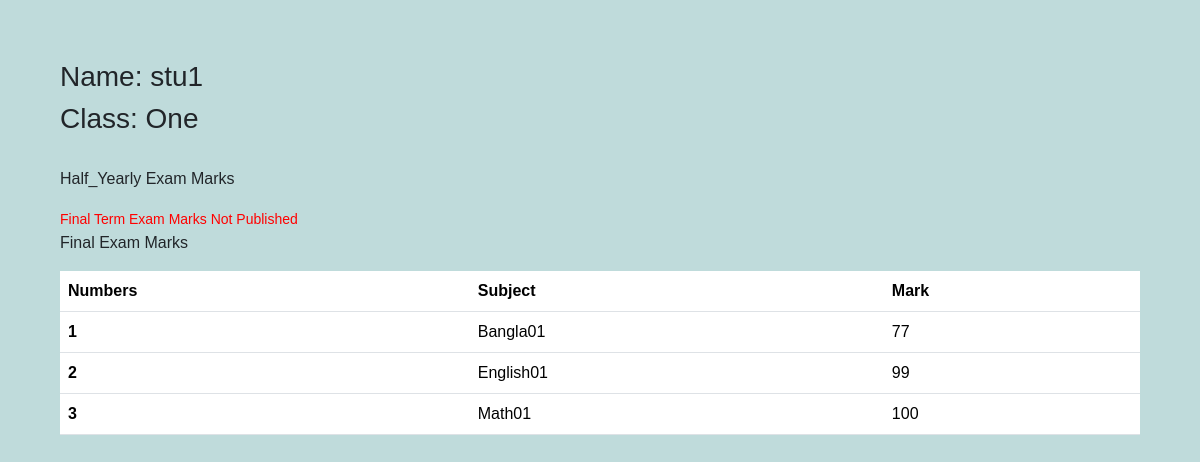
Page /viewresult/1 on the earlier database version.
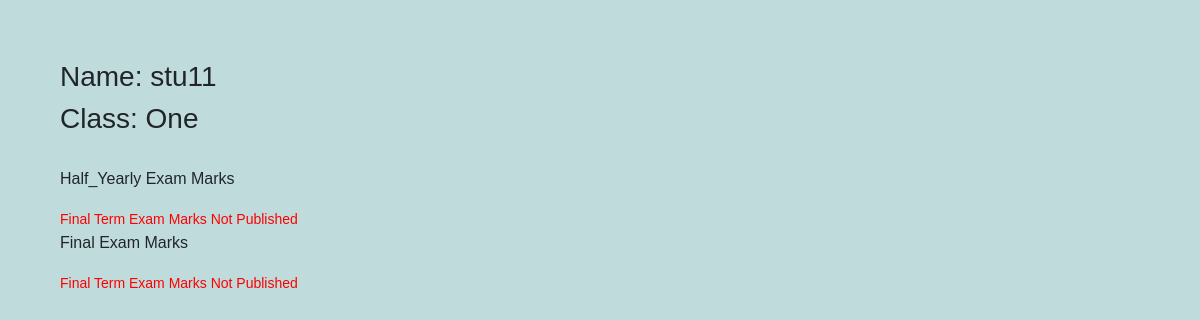
Same page on the later database version.
### student/models.py (models this page shows, shortened)
class Student(models.Model):
    user = models.OneToOneField(CustomUser,on_delete=models.CASCADE)
    name = models.CharField(max_length=255)
    which_class = models.ForeignKey(Class,on_delete=models.CASCADE,blank=True)

class Mark(models.Model):
    term = models.ForeignKey(ExamType,on_delete=models.CASCADE)
    student = models.ForeignKey(Student,on_delete=models.CASCADE)
    subject =models.ForeignKey(Subject,on_delete=models.CASCADE)
    mark = models.PositiveSmallIntegerField()

### academic/models.py (models this page shows)
class Class(PreModel):
    class_name = models.CharField(max_length=255)
    class_code = models.CharField(max_length=255)
    def __str__(self) -> str:
        return self.class_name

class Subject(PreModel):
    which_class = models.ForeignKey(Class,on_delete=models.CASCADE,related_name='which_class')
    subject_name = models.CharField(max_length=255)
    subject_teacher = models.ForeignKey(Teacher,on_delete=models.SET_NULL,null=True,blank=True)
    def __str__(self) -> str:
        return f'{self.subject_name}'

### student/views.py (the view)
# urls.py: path('viewresult/<int:student_id>',view_result,name='view_result'),
def view_result(request,student_id):
    student = Student.objects.get(id=student_id)
    half_Yearly_exam_marks = Mark.objects.filter(student__id=student_id,term__id=1)
    final_exam_marks = Mark.objects.filter(student__id=student_id,term__id=2)
    half_Yearly_exam_marks=None
    context = {
        'half_Yearly_exam_marks':half_Yearly_exam_marks,
        'student':student,
        'final_exam_marks':final_exam_marks
    }
    return render(request,'get_result.html',context)

### template/get_result.html
{% extends 'base.html' %}
{% block content %}
<h3>Name: {{ student.name }}</h3>
<h3>Class: {{ student.which_class}} </h3><br>
<p>Half_Yearly Exam Marks</p>
{% if half_Yearly_exam_marks %}
<table class="table">
    <thead>
      <tr>
        <th scope="col">Numbers</th>
        <th scope="col">Subject</th>
        <th scope="col">Mark</th>
      </tr>
    </thead>
    <tbody>
      {% for mark in half_Yearly_exam_marks %}
      <tr>
        <th scope="row">{{ forloop.counter }}</th>
        <td>{{mark.subject}}</td>
        <td>{{mark.mark}}</td>
      </tr>
      {% endfor %}
    </tbody>
  </table>
  {% else %}
  <small style="color: red;">Final Term Exam Marks Not Published </small>
  {% endif %}
<p>Final Exam Marks</p>
{% if final_exam_marks %}
<table class="table">
    <thead>
      <tr>
        <th scope="col">Numbers</th>
        <th scope="col">Subject</th>
        <th scope="col">Mark</th>
      </tr>
    </thead>
    <tbody>
      {% for mark in final_exam_marks %}
      <tr>
        <th scope="row">{{ forloop.counter }}</th>
        <td>{{mark.subject}}</td>
        <td>{{mark.mark}}</td>
      </tr>
      {% endfor %}
    </tbody>
  </table>
  {% else %}
  <small style="color: red;">Final Term Exam Marks Not Published </small>
  {% endif %}
{% endblock %}

### template/base.html (shortened to what this page needs)
<!DOCTYPE html>
<html>
<head>
    <link href="https://cdn.jsdelivr.net/npm/bootstrap@5.3.1/dist/css/bootstrap.min.css" rel="stylesheet">
</head>
<body>
{% block content %}
{% endblock %}
</body>
</html>

### template/base.html (style rules this page uses)
body { font-family: Arial, Helvetica, sans-serif; background-color: rgb(191, 219, 219); margin: 5%; }

Differences in the rows shown:
removed Mark: subject "Bangla01", mark "77"
removed Mark: subject "English01", mark "99"
removed Mark: subject "Math01", mark "100"
changed Student "One": name "stu1" → "stu11"
Other differences:
text no longer shown: "Numbers Subject Mark"
text now shown: "Final Term Exam Marks Not Published"
